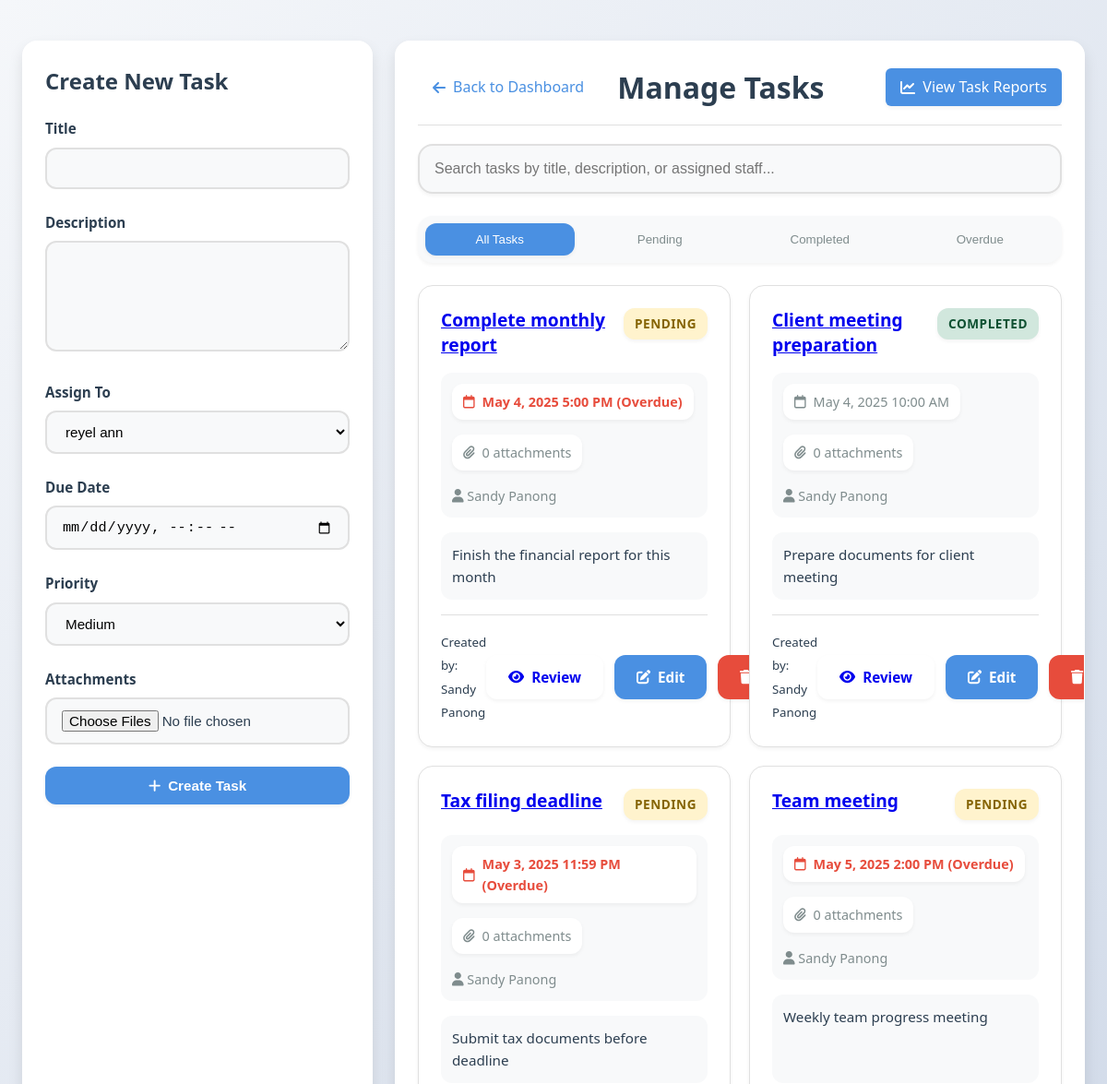
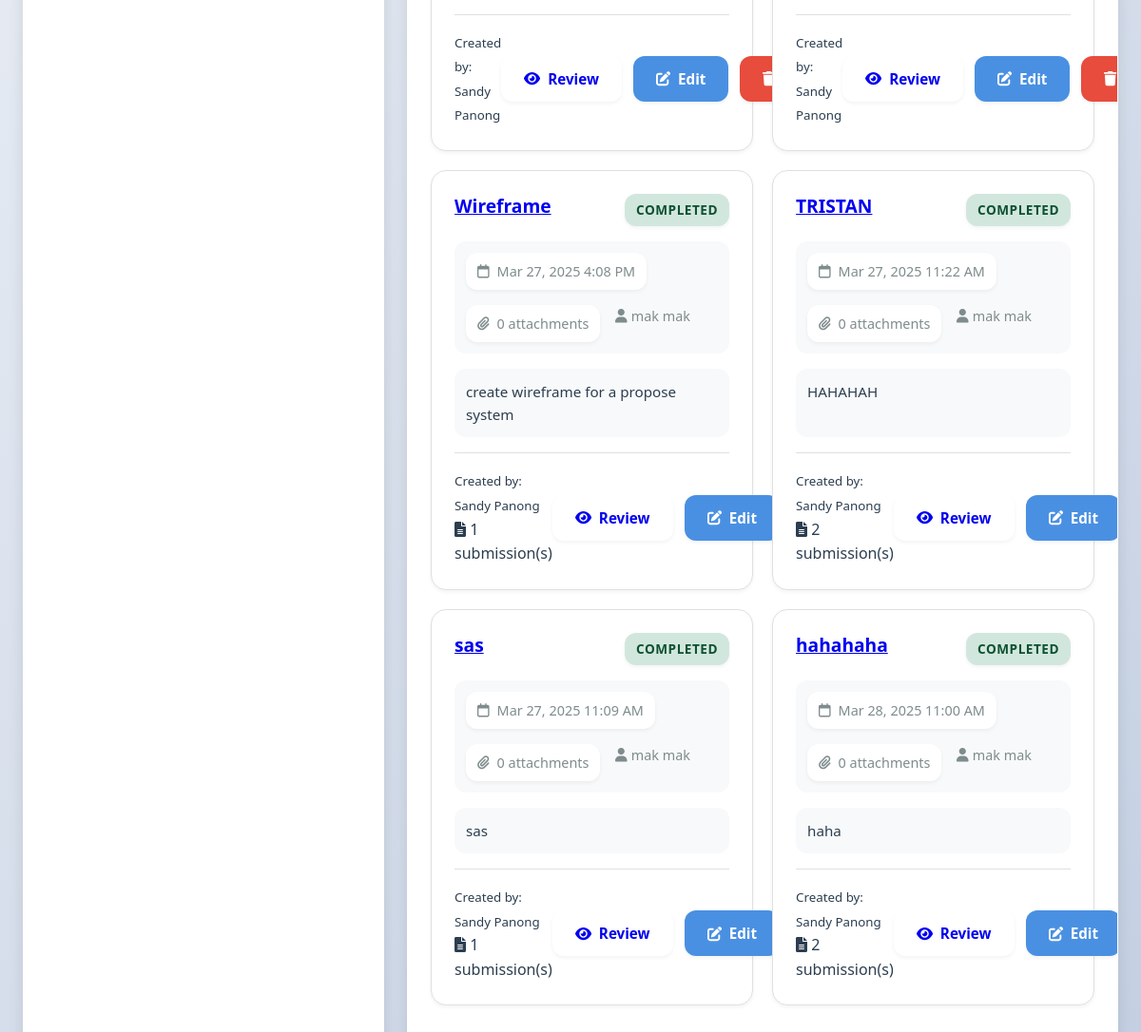
Page /maonani/manage_tasks.php (signed in) on the committed database (2 pictures, top to bottom).
### tables this page shows
CREATE TABLE `tasks` (
  `id` int(11) NOT NULL,
  `title` varchar(255) NOT NULL,
  `description` text NOT NULL,
  `created_by` int(11) NOT NULL,
  `assigned_to` int(11) NOT NULL,
  `created_at` timestamp NOT NULL DEFAULT current_timestamp(),
  `due_date` datetime NOT NULL,
  `status` enum('pending','completed','overdue') NOT NULL DEFAULT 'pending',
  `updated_at` timestamp NOT NULL DEFAULT current_timestamp() ON UPDATE current_timestamp(),
  `priority` enum('low','medium','high') DEFAULT 'medium',
  `completion_notes` text DEFAULT NULL,
  `completed_at` timestamp NULL DEFAULT NULL
);

CREATE TABLE `users` (
  `id` int(11) NOT NULL,
  `first_name` varchar(100) NOT NULL,
  `last_name` varchar(100) NOT NULL,
  `middle_name` varchar(100) DEFAULT NULL,
  `username` varchar(100) NOT NULL,
  `password` varchar(255) NOT NULL,
  `role` enum('admin','staff') NOT NULL DEFAULT 'staff',
  `phone` varchar(20) DEFAULT NULL
);

### maonani/manage_tasks.php (the view, shortened to what this page needs)
<?php
require_once 'db_connection.php';
$staff_result = $conn->query("SELECT id, first_name, last_name FROM users WHERE role = 'staff' ORDER BY last_name, first_name");
$tasks_query = "SELECT t.*,
                u1.first_name as creator_first_name, u1.last_name as creator_last_name,
                u2.first_name as assigned_first_name, u2.last_name as assigned_last_name,
                (SELECT COUNT(*) FROM task_attachments WHERE task_id = t.id) as attachment_count,
                (SELECT COUNT(*) FROM task_submissions WHERE task_id = t.id) as submission_count
                FROM tasks t
                LEFT JOIN users u1 ON t.created_by = u1.id
                LEFT JOIN users u2 ON t.assigned_to = u2.id
                ORDER BY t.created_at DESC";
$tasks_result = $conn->query($tasks_query);
?>
<!DOCTYPE html>
<html lang="en">
<head>
    <link rel="stylesheet" href="https://cdnjs.cloudflare.com/ajax/libs/font-awesome/6.0.0/css/all.min.css">
</head>
<body>
    <div class="container">
        <div class="sidebar">
            <h2 style="margin-bottom: 20px;">Create New Task</h2>
            <form method="POST" enctype="multipart/form-data">
                <div class="form-group">
                    <label>Title</label>
                    <input type="text" name="title" class="form-control" required>
                </div>
                <div class="form-group">
                    <label>Description</label>
                    <textarea name="description" class="form-control" required></textarea>
                </div>
                <div class="form-group">
                    <label>Assign To</label>
                    <select name="assigned_to" class="form-control" required>
                        <?php
                        $staff_result->data_seek(0);
                        while ($staff = $staff_result->fetch_assoc()):
                        ?>
                            <option value="<?php echo $staff['id']; ?>">
                                <?php echo htmlspecialchars($staff['first_name'] . ' ' . $staff['last_name']); ?>
                            </option>
                        <?php endwhile; ?>
                    </select>
                </div>
                <div class="form-group">
                    <label>Due Date</label>
                    <input type="datetime-local" name="due_date" class="form-control" required>
                </div>
                <div class="form-group">
                    <label>Priority</label>
                    <select name="priority" class="form-control" required>
                        <option value="medium" selected>Medium</option>
                    </select>
                </div>
                <div class="form-group">
                    <label>Attachments</label>
                    <input type="file" name="attachments[]" class="form-control" multiple>
                </div>
                <button type="submit" name="create_task" class="btn btn-primary" style="width: 100%;">
                    <i class="fas fa-plus"></i> Create Task
                </button>
            </form>
        </div>
        <div class="main-content">
            <div class="header">
                <a href="dashboard.php" class="back-button">
                    <i class="fas fa-arrow-left"></i>
                    Back to Dashboard
                </a>
                <h1>Manage Tasks</h1>
                <a href="task_reports.php" class="report-button">
                    <i class="fas fa-chart-line"></i>
                    View Task Reports
                </a>
            </div>
            <input type="text" id="taskSearch" class="search-box" placeholder="Search tasks by title, description, or assigned staff...">
            <div class="task-filters">
                <button class="filter-btn active" data-filter="all">All Tasks</button>
                <button class="filter-btn" data-filter="pending">Pending</button>
                <button class="filter-btn" data-filter="completed">Completed</button>
                <button class="filter-btn" data-filter="overdue">Overdue</button>
            </div>
            <div class="task-list">
                <?php
                if ($tasks_result->num_rows > 0) {
                    while ($task = $tasks_result->fetch_assoc()) {
                        $is_overdue = strtotime($task['due_date']) < time() && $task['status'] !== 'completed';
                        ?>
                        <div class="task-card" data-status="<?php echo $task['status']; ?>"
                             data-search="<?php echo strtolower($task['title'] . ' ' . $task['description'] . ' ' .
                                                              $task['assigned_first_name'] . ' ' . $task['assigned_last_name']); ?>">
                            <div class="task-header">
                                <div class="task-title">
                                    <a href="review_task.php?id=<?php echo $task['id']; ?>" class="task-link">
                                        <?php echo htmlspecialchars($task['title']); ?>
                                    </a>
                                </div>
                                <span class="status-badge status-<?php echo $task['status']; ?>">
                                    <?php echo ucfirst($task['status']); ?>
                                </span>
                            </div>
                            <div class="task-meta">
                                <div class="due-date <?php echo $is_overdue ? 'overdue' : ''; ?>">
                                    <i class="far fa-calendar"></i>
                                    <?php
                                    echo date('M j, Y g:i A', strtotime($task['due_date']));
                                    if ($is_overdue) echo ' (Overdue)';
                                    ?>
                                </div>
                                <div class="attachment-indicator">
                                    <i class="fas fa-paperclip"></i>
                                    <?php echo $task['attachment_count']; ?> attachments
                                </div>
                                <div>
                                    <i class="fas fa-user"></i>
                                    <?php echo htmlspecialchars($task['assigned_first_name'] . ' ' . $task['assigned_last_name']); ?>
                                </div>
                            </div>
                            <div class="task-description">
                                <?php echo nl2br(htmlspecialchars(substr($task['description'], 0, 150) . (strlen($task['description']) > 150 ? '...' : ''))); ?>
                            </div>
                            <div class="task-footer">
                                <div class="task-info">
                                    <small>Created by: <?php echo htmlspecialchars($task['creator_first_name'] . ' ' . $task['creator_last_name']); ?></small>
                                    <?php if ($task['submission_count'] > 0): ?>
                                    <span class="submission-badge">
                                        <i class="fas fa-file-alt"></i> <?php echo $task['submission_count']; ?> submission(s)
                                    </span>
                                    <?php endif; ?>
                                </div>
                                <div class="task-actions">
                                    <a href="review_task.php?id=<?php echo $task['id']; ?>" class="btn btn-info">
                                        <i class="fas fa-eye"></i> Review
                                    </a>
                                    <a href="edit_task.php?id=<?php echo $task['id']; ?>" class="btn btn-primary">
                                        <i class="fas fa-edit"></i> Edit
                                    </a>
                                    <button class="btn btn-danger" onclick="deleteTask(<?php echo $task['id']; ?>)">
                                        <i class="fas fa-trash"></i> Delete
                                    </button>
                                </div>
                            </div>
                        </div>
                        <?php
                    }
                } else {
                    echo '<div class="empty-state">No tasks found. Create a new task to get started.</div>';
                }
                ?>
            </div>
        </div>
    </div>
</body>
</html>

### rows in the picture
tasks: title "Complete monthly report", status "PENDING", due_date "May 4, 2025 5:00 PM", shows "(Overdue)", attachment_count "0", created_by.last_name "Sandy Panong", description "Finish the financial report for this month"
tasks: title "Client meeting preparation", status "COMPLETED", due_date "May 4, 2025 10:00 AM", attachment_count "0", created_by.last_name "Sandy Panong", description "Prepare documents for client meeting"
tasks: title "Tax filing deadline", status "PENDING", due_date "May 3, 2025 11:59 PM", shows "(Overdue)", attachment_count "0", created_by.last_name "Sandy Panong", description "Submit tax documents before deadline"
tasks: title "Team meeting", status "PENDING", due_date "May 5, 2025 2:00 PM", shows "(Overdue)", attachment_count "0", created_by.last_name "Sandy Panong", description "Weekly team progress meeting"
tasks: title "Wireframe", status "COMPLETED", due_date "Mar 27, 2025 4:08 PM", attachment_count "0", assigned_to.last_name "mak mak", description "create wireframe for a propose system", created_by.last_name "Sandy Panong", submission_count "1"
tasks: title "TRISTAN", status "COMPLETED", due_date "Mar 27, 2025 11:22 AM", attachment_count "0", assigned_to.last_name "mak mak", description "HAHAHAH", created_by.last_name "Sandy Panong", submission_count "2"
tasks: title "sas", status "COMPLETED", due_date "Mar 27, 2025 11:09 AM", attachment_count "0", assigned_to.last_name "mak mak", description "sas", created_by.last_name "Sandy Panong", submission_count "1"
tasks: title "hahahaha", status "COMPLETED", due_date "Mar 28, 2025 11:00 AM", attachment_count "0", assigned_to.last_name "mak mak", description "haha", created_by.last_name "Sandy Panong", submission_count "2"

### other values in the picture
form field assigned_to "reyel ann"
